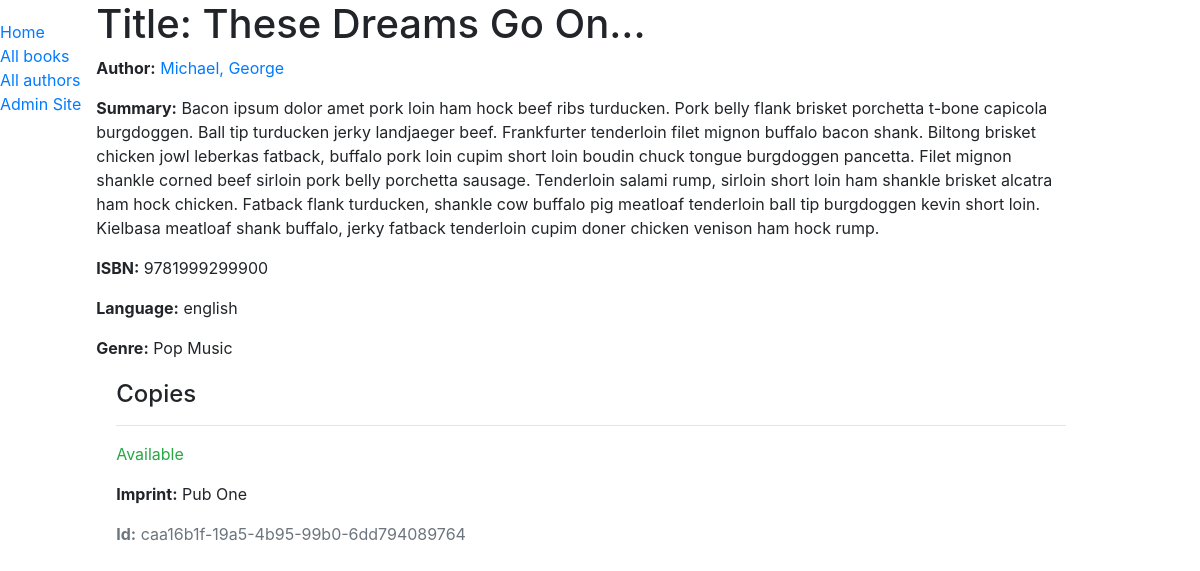
/catalog/book/1, run on the app's committed database.
### catalog/models.py (models this page shows, shortened)
class Book(models.Model):
    title = models.CharField(max_length=200)
    author = models.ForeignKey('Author', on_delete=models.SET_NULL, null=True)
    summary = models.TextField(max_length=1000, help_text='Enter a brief description of the book')
    isbn = models.CharField('ISBN', max_length=13,
                            help_text='13 Character <a href="https://www.isbn-international.org/content/what-isbn">ISBN number</a>')
    genre = models.ManyToManyField(Genre, help_text='Select a genre for this book')
    language = models.ForeignKey('Language', on_delete=models.SET_NULL, null=True)
    def display_genre(self):
        """Creates a string for the Genre. This is required to display genre in Admin."""
        return ', '.join([genre.name for genre in self.genre.all()[:3]])
    display_genre.short_description = 'Genre'

class Author(models.Model):
    first_name = models.CharField(max_length=100)
    last_name = models.CharField(max_length=100)
    date_of_birth = models.DateField(null=True, blank=True)
    date_of_death = models.DateField('Died', null=True, blank=True)
    class Meta:
        ordering = ['last_name', 'first_name']
    def __str__(self):
        return f'{self.last_name}, {self.first_name}'

class Language(models.Model):
    name = models.CharField(max_length=200, help_text="Enter the book's natural language (e.g. English, French, Japanese etc.)")
    def __str__(self):
        return self.name

class Genre(models.Model):
    name = models.CharField(max_length=200, help_text='Enter a book genre (e.g. Science Fiction)')
    def __str__(self):
        return self.name

class BookInstance(models.Model):
    id = models.UUIDField(primary_key=True, default=uuid.uuid4, help_text='Unique ID for this particular book across whole library')
    book = models.ForeignKey('Book', on_delete=models.SET_NULL, null=True)
    imprint = models.CharField(max_length=200)
    due_back = models.DateField(null=True, blank=True)
    LOAN_STATUS = (
        ('m', 'Maintenance'),
        ('o', 'On loan'),
        ('a', 'Available'),
        ('r', 'Reserved'),
    )
    status = models.CharField(
        max_length=1,
        choices=LOAN_STATUS,
        blank=True,
        default='m',
        help_text='Book availability',
    )
    class Meta:
        ordering = ['due_back']

### catalog/views.py (the view)
# urls.py: path('book/<int:pk>', views.BookDetailView.as_view(), name='book-detail'),
class BookDetailView(generic.DetailView):
    model = Book

### templates/catalog/book_detail.html (shortened to what this page needs)
{% extends "base_generic.html" %}
{% block content %}
  <h1>Title: {{ book.title }}</h1>
  <p><strong>Author:</strong> <a href="">{{ book.author }}</a></p>
  <p><strong>Summary:</strong> {{ book.summary }}</p>
  <p><strong>ISBN:</strong> {{ book.isbn }}</p>
  <p><strong>Language:</strong> {{ book.language }}</p>
  <p><strong>Genre:</strong> {% for genre in book.genre.all %} {{ genre }}{% if not forloop.last %}, {% endif %}{% endfor %}</p>
  <div style="margin-left:20px;margin-top:20px">
    <h4>Copies</h4>
    {% for copy in book.bookinstance_set.all %}
      <hr>
      <p class="{% if copy.status == 'a' %}text-success{% elif copy.status == 'm' %}text-danger{% else %}text-warning{% endif %}">{{ copy.get_status_display }}</p>
      <p><strong>Imprint:</strong> {{copy.imprint}}</p>
      <p class="text-muted"><strong>Id:</strong> {{copy.id}}</p>
    {% endfor %}
  </div>
{% endblock %}

### data on the page
Book: title "These Dreams Go On...", author "Michael, George", summary "Bacon ipsum dolor amet pork loin ham hock beef ribs turducken. Pork belly flank brisket porchetta t-bone capicola burgdoggen. Ball tip turducken jerky landjaeger beef. Frankfurter tenderloin filet mignon buffalo bacon shank. Biltong brisket chicken jowl leberkas fatback, buffalo pork loin cupim short loin boudin chuck tongue burgdoggen pancetta. Filet mignon shankle corned beef sirloin pork belly porchetta sausage. Tenderloin salami rump, sirloin short loin ham shankle brisket alcatra ham hock chicken. Fatback flank turducken, shankle cow buffalo pig meatloaf tenderloin ball tip burgdoggen kevin short loin. Kielbasa meatloaf shank buffalo, jerky fatback tenderloin cupim doner chicken…", isbn "9781999299900", language "english"
Genre: name "Pop Music"
BookInstance: status "Available", imprint "Pub One", id "caa16b1f-19a5-4b95-99b0-6dd794089764"
